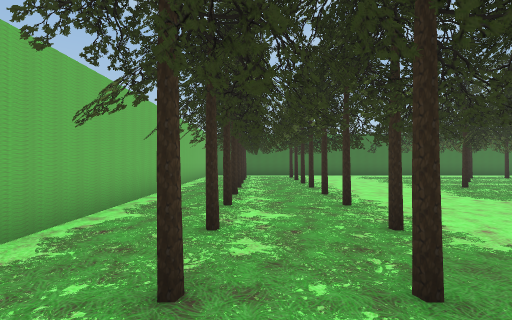
[1] (above)

19 first-person views from a walk through a scene from a Unity 3-D project. The camera is 1.5 m above the floor, looks level and sees 85° across. The floor is counted in squares, 2 m on a side. Each view is taken from the middle of a square. On the plan, view 1 faces up. The plan holds only what a view shows up to about 10 squares ahead; the rest is blank. The place goes on beyond the plan. The player is left out.

[2]
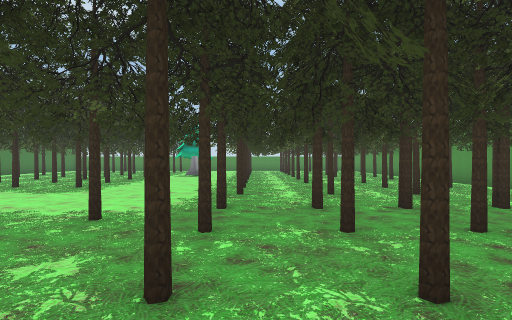

[3]
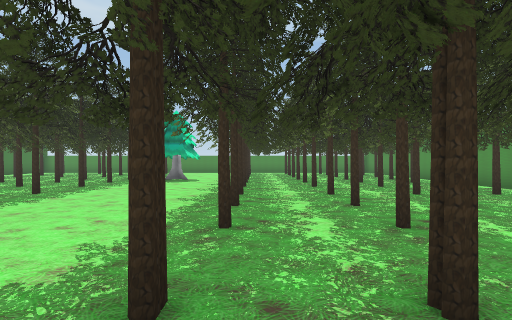

[4]
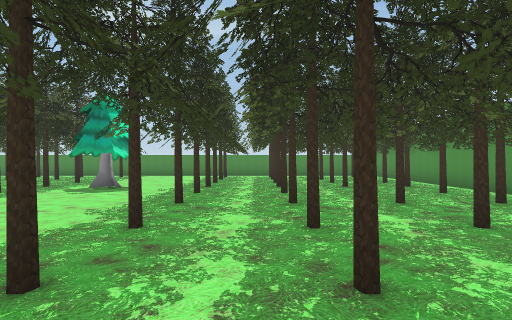

[5]
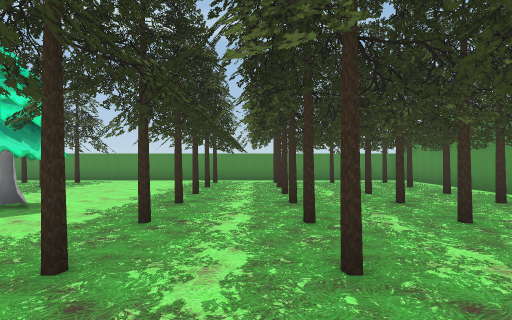

[6]
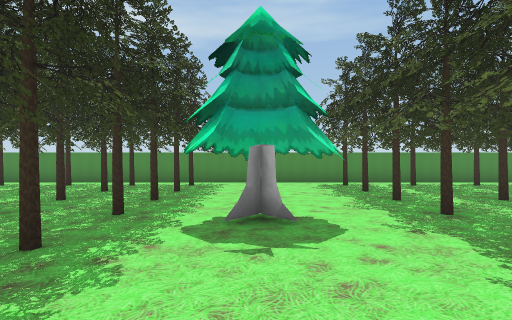

[7]
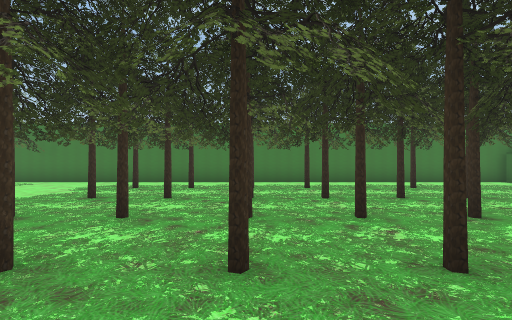

[8]
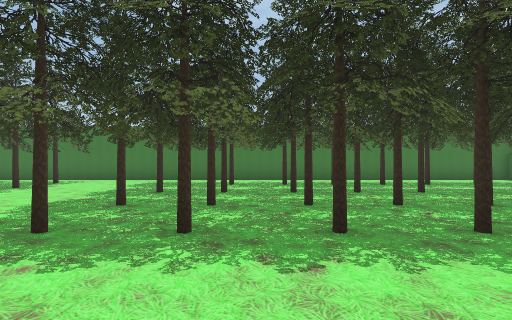

[9]
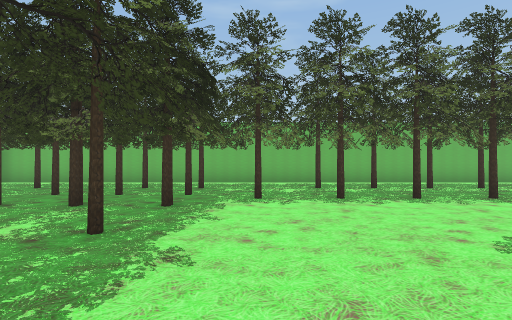

[10]
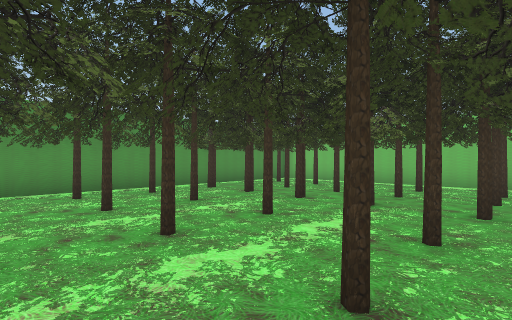

[11]
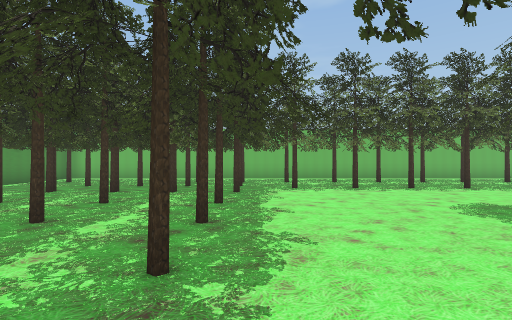

[12]
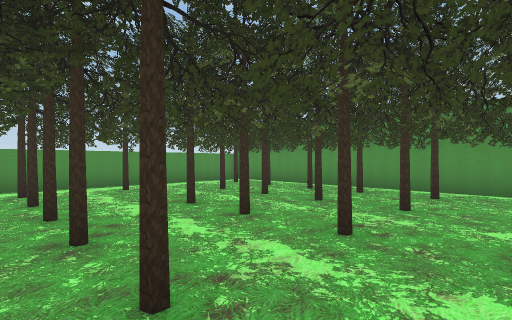

[13]
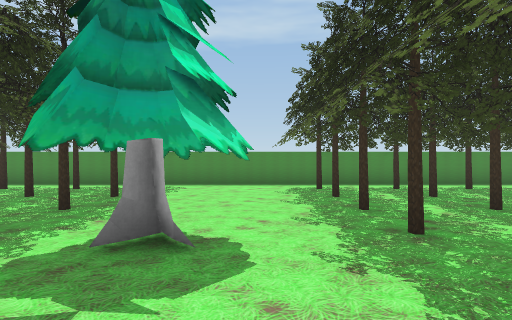

[14]
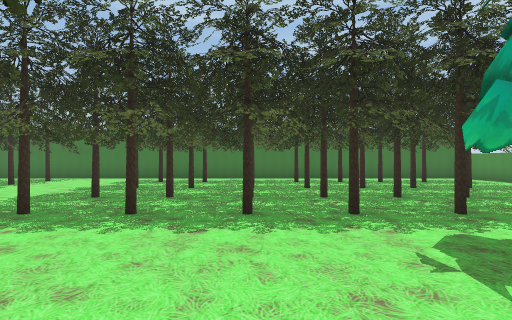

[15]
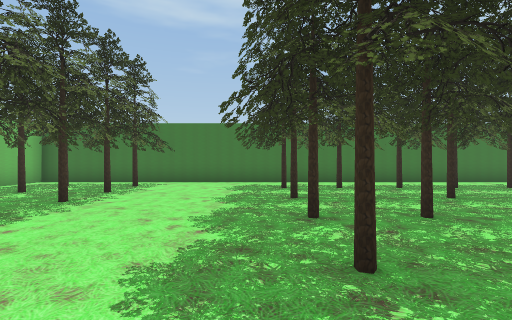

[16]
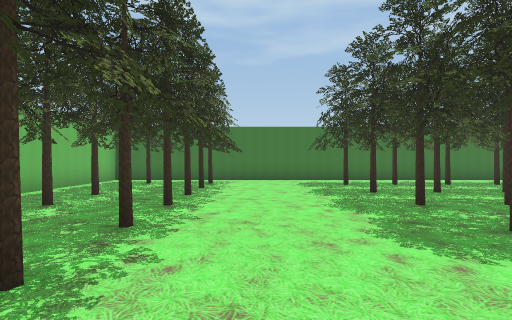

[17]
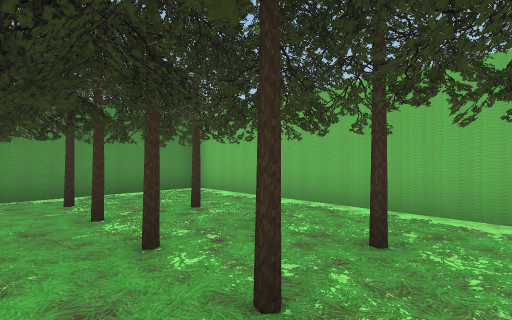

[18]
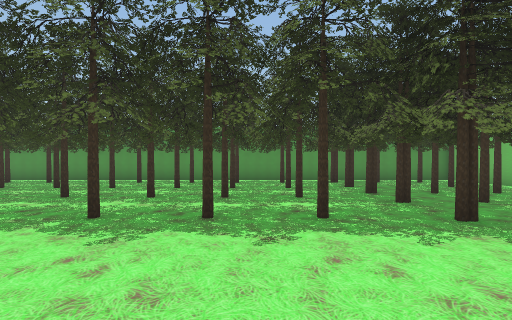

[19]
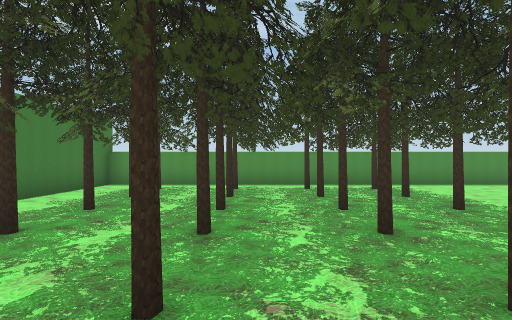

### Floor plan
Key: @ floor where view 1 was taken; # wall or solid block; . floor; O other object.
Columns run from 3 left of view 1 to 18 right of it. Each row starts with its distance up from view 1.
 14 ######################
 13 #....O...............#
 12 #.#.O....O..O..O..O..#
 11 #..O.O...............#
 10 #....O...O..O..O..O..#
  9 #.O.O................#
  8 #..O.O...O..O..O#.O..#
  7 #........O..O..O..O..#
  6 #..O.O....O..O.#O.#O.#
  5 #..O.O.....O..OO.O..O#
  4 #..............O.....#
  3 #.#.O.........O......#
  2 #..OOOO..............#
  1 #..O...O.OO.OO.O#OOO.#
  0 #.O@#O...............#
 -1 #..OOOOO.O .OO.O#OOO.#
 -2 #.....O..............#
 -3 #..O#OOO.OO.OO.O#OOO.#
 -4 #..OO#OO.OO.OO.O#.OO.#
 -5 #....O...............#
 -6 #####################

Where each view was taken, in squares from view 1:
view 1: 0 up, 0 right, facing up
view 2: 1 up, 2 left, facing right
view 3: 1 up, 1 right, facing right
view 4: 0 up, 4 right, facing right
view 5: 0 up, 7 right, facing right
view 6: 4 up, 8 right, facing right
view 7: 4 up, 9 right, facing up
view 8: 3 up, 8 right, facing up
view 9: 3 up, 7 right, facing left
view 10: 2 up, 7 right, facing down-left
view 11: 2 up, 9 right, facing left
view 12: 2 up, 9 right, facing down-right
view 13: 3 up, 9 right, facing right
view 14: 2 up, 9 right, facing up
view 15: 4 up, 5 right, facing up
view 16: 3 up, 3 right, facing up
view 17: 1 up, 2 right, facing down-left
view 18: 5 up, 5 right, facing down
view 19: 9 up, 9 right, facing right
